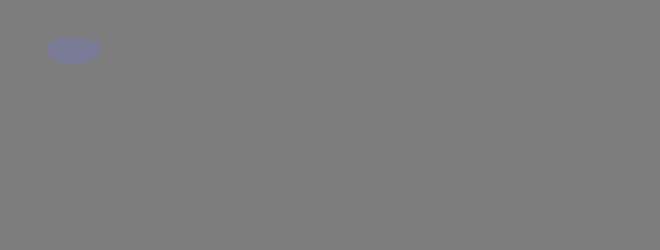
Frame 1 (no input)
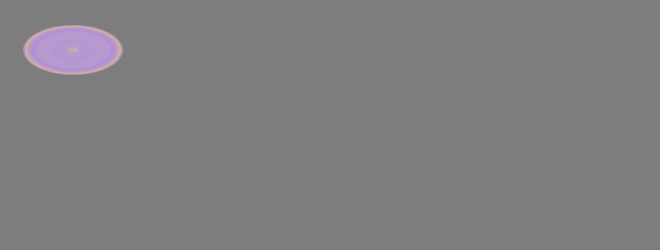
Frame 60 (the mouse pressed at the canvas centre just before this capture)
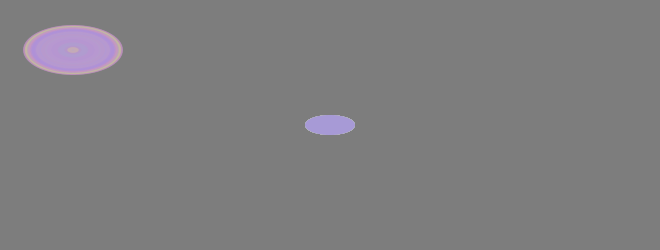
Frame 120 (the mouse held since frame 60 and released just before this capture)

The Processing sketch that drew these frames (run headless with seeded random() and noise(); from frame 60 on, the mouse is pressed at the canvas centre):

// Processing sketch: processing_69488
// ── processing_69488.pde

int counter;

void setup() {  //setup function called initially, only once
  size(660, 250);
  background(125);  //set background white
  colorMode(HSB);   //set colors to Hue, Saturation, Brightness mode
  counter = 9;
}

void draw() {  //draw function loops 
  counter++;
  noStroke();
  fill(random(255),150,255,50);
  
  if(mousePressed == true) { //add some interaction
    ellipse(mouseX, mouseY, 50, 20);
  }
  else {
    ellipse(width/9, height/5, 100*sin(counter), 50*sin(counter));
  }
}
